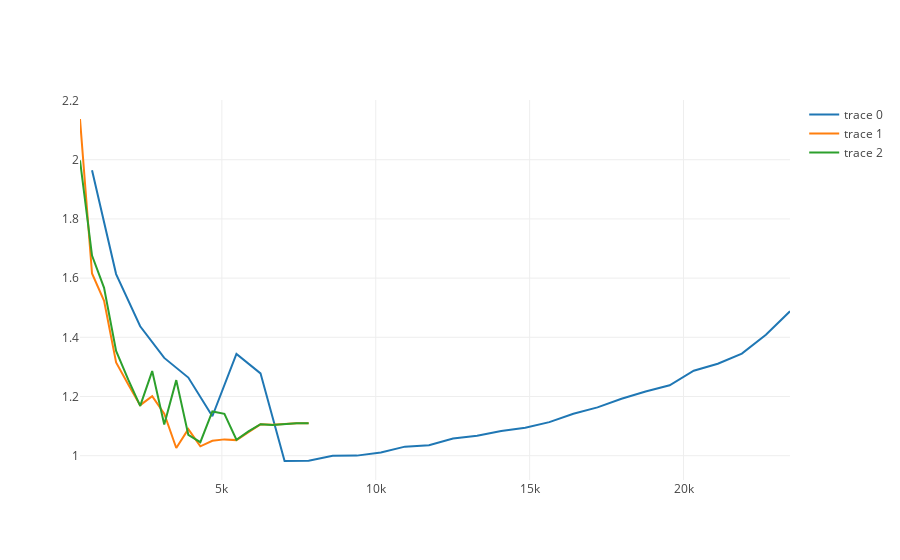

Notebook source saved alongside this figure:
### Code cell
# 查看test loss
test_single_node_data=single_node[single_node['test_loss']>0]
test_ds_node_1_data=ds_node_1[ds_node_1['test_loss']>0]
test_ds_node_2_data=ds_node_2[ds_node_2['test_loss']>0]
test_single_node = go.Scatter(
    x=test_single_node_data.index,
    y=test_single_node_data.test_loss
)
test_ds_node_1 = go.Scatter(
    x=test_ds_node_1_data.index,
    y=test_ds_node_1_data.test_loss
)
test_ds_node_2 = go.Scatter(
    x=test_ds_node_2_data.index,
    y=test_ds_node_2_data.test_loss
)
data = [test_single_node,test_ds_node_1,test_ds_node_2]
py.iplot(data)

### Figure 1 — Plotly figure (JSON) as saved in the notebook; plotly's stock layout.template omitted (floating-point values rounded to 4 significant figures)
{"data": [{"type": "scatter", "uid": "06ae8b92-1d7a-11e9-a77d-7f12dd78f5ee", "x": [781, 1563, 2345, 3127, 3909, 4691, 5473, 6255, 7037, 7819, 8601, 9383, 10165, 10947, 11729, 12511, 13293, 14075, 14857, 15639, 16421, 17203, 17985, 18767, 19549, 20331, 21113, 21895, 22677, 23459], "y": [1.964, 1.614, 1.437, 1.33, 1.264, 1.133, 1.344, 1.278, 0.9821, 0.9826, 0.9998, 1.0, 1.011, 1.031, 1.036, 1.058, 1.067, 1.083, 1.095, 1.113, 1.142, 1.163, 1.192, 1.217, 1.238, 1.287, 1.311, 1.345, 1.409, 1.488]}, {"type": "scatter", "uid": "06ae8e12-1d7a-11e9-a77d-7f12dd78f5ee", "x": [390, 781, 1172, 1563, 1954, 2345, 2736, 3127, 3518, 3909, 4300, 4691, 5082, 5473, 5864, 6255, 6646, 7037, 7428, 7819], "y": [2.138, 1.616, 1.523, 1.315, 1.241, 1.171, 1.201, 1.142, 1.026, 1.09, 1.032, 1.05, 1.055, 1.053, 1.08, 1.106, 1.104, 1.107, 1.109, 1.109]}, {"type": "scatter", "uid": "06ae8f48-1d7a-11e9-a77d-7f12dd78f5ee", "x": [390, 781, 1172, 1563, 1954, 2345, 2736, 3127, 3518, 3909, 4300, 4691, 5082, 5473, 5864, 6255, 6646, 7037, 7428, 7819], "y": [1.998, 1.676, 1.567, 1.354, 1.258, 1.168, 1.286, 1.105, 1.255, 1.071, 1.046, 1.149, 1.141, 1.054, 1.082, 1.106, 1.104, 1.107, 1.109, 1.109]}], "layout": {}}
